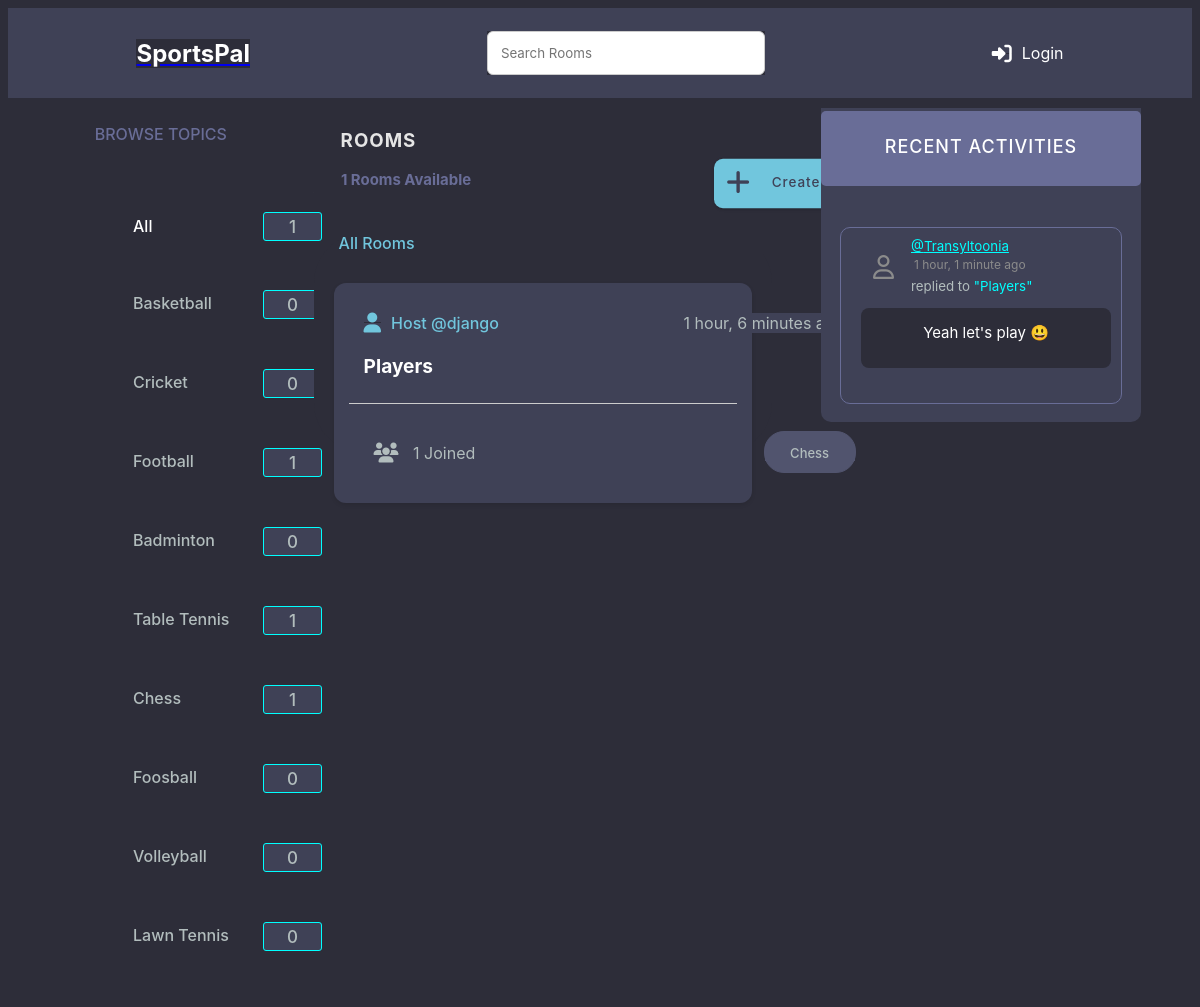
The app's page /home/?q=Chess with its own data.
### base/models.py (models this page shows, shortened)
class Topic(models.Model):
    name = models.CharField(max_length=200)

class Room(models.Model):
    host = models.ForeignKey(User, on_delete=models.SET_NULL, null=True)
    topic = models.ForeignKey(Topic, on_delete=models.SET_NULL, null=True)
    name = models.CharField(max_length=200)
    description = models.TextField(null = True, blank = True)
    participants = models.ManyToManyField(User, related_name='participants', blank=True)
    updated = models.DateTimeField(auto_now=True)
    created = models.DateTimeField(auto_now_add=True)
    class Meta:
        ordering = ('-updated','-created')
    def __str__(self):
        return self.name

class Message(models.Model):
    user = models.ForeignKey(User, on_delete=models.CASCADE)
    room = models.ForeignKey(Room, on_delete=models.CASCADE)
    body = models.TextField()
    updated = models.DateTimeField(auto_now=True)
    created = models.DateTimeField(auto_now_add=True)
    def __str__(self):
        return self.body[0:50]

### base/views.py (the view)
# urls.py: path("home/", views.home, name="home"),
def home(request):
    q = request.GET.get('q') if request.GET.get('q') != None else ''
    rooms = Room.objects.filter(Q(topic__name__icontains = q) | Q(name__icontains = q) | Q(description__icontains = q) | Q(host__username__icontains = q))
    topics = Topic.objects.all()
    room_count = rooms.count()
    room_count_topic = rooms.filter(topic__name__icontains = q).count()
    room_messages = Message.objects.filter(Q(room__topic__name__icontains = q)).order_by('-created')
    context = {'rooms':rooms,'topics':topics,'room_count':room_count,'room_messages':room_messages , "room_count_topic":room_count_topic}
    return render(request,"base/home.html",context)

### base/templates/base/home.html (shortened to what this page needs)
{% extends 'main.html' %}
{% load static %}
{% block content %}
    {% block css %}
    <link rel="stylesheet" type="text/css" href="{% static 'styles/home.css' %}">
    <link href="{% static 'fontawesomefree/css/fontawesome.css' %}" rel="stylesheet" type="text/css">
    <link href="{% static 'fontawesomefree/css/brands.css' %}" rel="stylesheet" type="text/css">
    <link href="{% static 'fontawesomefree/css/solid.css' %}" rel="stylesheet" type="text/css">
    {% endblock %}
    <div class = "home-container ">
        <div>
            {% include 'base/topics_component.html' %}
        <div class = "rooms">
            <div id="rooms">
                <h3 style="position: relative;left : 27px; top: 10px">rooms</h3>
            </div>
            <div id="room_count">
                <h5 style="position: relative;left : 27px;top : -2px">{{room_count}} rooms available</h5>
            </div>
            <div id="create_room">
                <a href = "{% url 'create-room' %}">
                    <button> Create Room </button> </a>
            </div>
            <div class="all-rooms">
                <p style="color: white;">All Rooms</p>
            </div>
            <div>
                    {% include 'base/feed_component.html' %}
            </div>
        </div>
        <div>
            {% include 'base/activity_component.html'%}
        </div>
{% endblock %}

### base/templates/base/topics_component.html (shortened to what this page needs)
{% load static %}
{% block css %}
    <link rel="stylesheet" type="text/css" href="{% static 'styles/topics_component.css' %}">
{% endblock %}
<h3 class = "Topics" style = "color: #696d97; text-transform: uppercase;top:10px;">Browse Topics</h3>
<div class = "All">
    <p><a href="{% url 'home' %}"  style="color: white; text-decoration: none;"><div>All</div></a> <span id = "total">{{room_count}}</span></p>
</div>
<div class = "items_all">
    {% for topic in topics %}
        <div class = "List">
            <a href="{% url 'home' %}?q={{topic.name}}">{{topic.name}}
            <div id="count_div">
                <span id = "count">{{topic.room_set.all.count}}</span></a>
            </div>
        </div>
    {% endfor %}

### base/templates/base/feed_component.html (shortened to what this page needs)
{% load static %}
{% block css %}
    <link rel="stylesheet" type="text/css" href="{% static 'styles/feed_component.css' %}">
    <link href="{% static 'fontawesomefree/css/fontawesome.css' %}" rel="stylesheet" type="text/css">
    <link href="{% static 'fontawesomefree/css/brands.css' %}" rel="stylesheet" type="text/css">
    <link href="{% static 'fontawesomefree/css/solid.css' %}" rel="stylesheet" type="text/css">
{% endblock %}
<div style="position: relative;top:20px;z-index: 10;left:25px;color:#71c6dd;font-weight: 500;"> All Rooms</div>
<div class = "sports-rooms">
    {% for room in rooms %}
        <div class = "room_feat">
            <div id="host">
                <a href="{% url 'user-profile' room.host.id %}"style="background-color:#3f4156;z-index: 30;"><i class="fa-solid fa-user fa-lg" style="position: relative;right:10px;"></i>Host @{{room.host.username}}</a>
            </div>
            <div style = "background-color: #3f4156;" id = "timer">
                {{room.created|timesince}} ago
            </div>
                <div id="room_name">
                    <h5 style = "background-color: #3f4156;"><a href = "{% url 'room' room.id %}" style="background-color:#3f4156;">{{room.name}}</a></h5>
                </div>
                <hr style="position:relative;top :90px">
                <div style = "background-color: #3f4156;" id ="participants_num"><i class="fa-solid fa-users fa-lg"style="position:relative;right:10px;"></i>
                    {{room.participants.all.count}} Joined
                </div>
                <div id="topic_name">
                    <p style="background-color: #51546e;;">{{room.topic.name}}</p>
                </div>
        </div>
    {% endfor %}
</div>

### base/templates/base/activity_component.html (shortened to what this page needs)
{% load static %}
{% block css %}
    <link rel="stylesheet" type="text/css" href="{% static 'styles/activity_component.css' %}">
    <link href="{% static 'fontawesomefree/css/fontawesome.css' %}" rel="stylesheet" type="text/css">
    <link href="{% static 'fontawesomefree/css/brands.css' %}" rel="stylesheet" type="text/css">
    <link href="{% static 'fontawesomefree/css/solid.css' %}" rel="stylesheet" type="text/css">
{% endblock %}
<div class="block_layout">
    <div class="recent_activities">
        <h3> recent activities</h3>
    </div>
    {% for message in room_messages %}
    <div class = "box">
        <small >
            <div id="username">
                <a href = "{'% url 'user-profile' message.user.id %}" style="background-color: #3f4156;color: cyan; width:200px">@{{message.user}}</a>
            </div>
            <div id="time" style="color: #8b8b8b; font-size: 12px; margin:3px; width:200px;">
                {{message.created|timesince}} ago
            </div>
        </small>
        <div id="sender">
            <small style="background-color: #3f4156; color:#b2bdbd; width: 200px;">replied to <tag style="background-color: #3f4156; color:cyan">"{{message.room}}"</tag></small>
        </div>
        <div id="message" style="position: relative;top:8px;">
            <p>{{message}}</p>
        </div>
    </div>
    {% endfor %}
</div>

### static/styles/main.css (style rules this page uses)
* { background-color: #2d2d39;; }

### static/styles/home.css (style rules this page uses)
#rooms { text-transform: uppercase; font-weight: 500; color: #e5e5e5; letter-spacing: 1px; display: inline-block; }
#room_count { height: auto; font-weight: 500; color: #696d97; font-size: 18px; text-transform: capitalize; position: relative; display: inline-block; top:50px; height:50px; left : -80px; margin-top: 0px; }
button { background-color: #71c6dd; border: none; display: inline-flex; align-items: center; gap: 1rem; cursor: pointer; transition: all ease-in-out 0.3s; padding: 1rem 2rem; border-radius: 5px; box-shadow: 1px 1px 3px 1px rgba(0, 0, 0, 0.15); font-weight: 500; display: inline-block; position: relative; left : 175px; top: 50px; color:#3f4156; height: 55px; padding-bottom: 25px; font-size: 15px; letter-spacing: 1px; border-radius: 10px; transform: scale(0.9); }
#create_room { display: inline-block; }
.room_feat { position: relative; top: 50px; }

### static/styles/topics_component.css (style rules this page uses)
* { font-family: "DM Sans", -apple-system, BlinkMacSystemFont, "Segoe UI", Roboto, Oxygen, Ubuntu, Cantarell, "Open Sans", "Helvetica Neue", sans-serif; }
.Topics { position: relative; top : 50px; text-align: center; font-weight: 500; font-family: "DM Sans", -apple-system, BlinkMacSystemFont, "Segoe UI", Roboto, Oxygen, Ubuntu, Cantarell, "Open Sans", "Helvetica Neue", sans-serif; box-sizing: border-box; text-rendering: optimizeLegibility; font-size: inherit; }
.List, .All { display: flex; flex-direction: column; align-items: left; padding-left: 120px; }
.List a , .All { align-items: left; margin: 5px; font-weight: 500; color : #b2bdbd; text-decoration: none; width: 100px; }
#count,#total { display: inline-block; height: 20px; width: 50px; background-color: #3f4156; margin: 10px; border-radius: 3px; align-items: center; padding: 3.5px; text-align: center; border: 0.8px solid cyan; font-size: 17px; }
#count_div { position: relative; left: 120px; bottom: 38px; width: 100px; }
.All div { position: relative; top : 34px; }
#total { position: relative; left : 120px; }
div .List { width: 100px; }

### static/styles/feed_component.css (style rules this page uses)
.room_feat { display: flex; flex-direction: column; background-color: #fff; border-radius: 20px solid black; padding: 15px; box-shadow: 0 2px 4px rgba(0, 0, 0, 0.1); margin: 20px; border-radius: 12px; height: 190px; }
#host a { background-color: #3f4156; color: #fff; padding: 5px 10px; border-radius: 5px; text-align: center; text-decoration: none; margin-bottom: 5px; z-index: 20; }
#room_name a { color: white; text-decoration: none; transition: color 0.3s; }
hr { border: none; border-top: 1px solid #ccc; margin: 15px 0; }
.sports-rooms { border-radius: 50px; }
.room_feat { position: relative; top: 50px; background-color: #3f4156; }
#host,#edit,#delete,#room_name,#topic_name { background-color: #3f4156; }
#host a { font-family: "DM Sans", -apple-system, BlinkMacSystemFont, "Segoe UI", Roboto, Oxygen, Ubuntu, Cantarell, "Open Sans", "Helvetica Neue", sans-serif; margin: 0; padding: 0; box-sizing: border-box; text-rendering: optimizeLegibility; color:#71c6dd; font-size: inherit; font-weight: 500; }
#host { position: absolute; top : 30px; left:40px; z-index: 9; width : 150px; }
#timer { margin: 10px; position: absolute; top : 20px; left: 340px; width: 190px; color: #b2bdbd; }
#room_name { position: absolute; top : 40px; left : 30px; width : 190px; height: 80px; bottom: 28px; font-family: "DM Sans", -apple-system, BlinkMacSystemFont, "Segoe UI", Roboto, Oxygen, Ubuntu, Cantarell, "Open Sans", "Helvetica Neue", sans-serif; font-size: 23px; font-weight: 500; color: #e5e5e5; }
#topic_name { display: inline-block; position: absolute; bottom: 30px; left: 430px; width: 90px; font-size: medium; text-align: center; margin-top: 0px; background-color: #51546e; border-radius: 20px; font-size: 13px; border: 1px solid #51546e; color: #b2bdbd; height:40px; font-weight: 500; }
#participants_num { position: absolute; top : 160px; left: 50px; width : 120px; color: #b2bdbd; }
div .sports-rooms { position: relative; bottom: 20px; }

### base/templates/base/home.html (style rules this page uses)
.home-container { display: grid; grid-template-columns: 2fr 3fr 2fr; }

### records on screen
Topic: name "Basketball", room_set.all.count "0"
Topic: name "Cricket", room_set.all.count "0"
Topic: name "Football", room_set.all.count "1"
Topic: name "Badminton", room_set.all.count "0"
Topic: name "Table Tennis", room_set.all.count "1"
Topic: name "Chess", room_set.all.count "1"
Topic: name "Foosball", room_set.all.count "0"
Topic: name "Volleyball", room_set.all.count "0"
Topic: name "Lawn Tennis", room_set.all.count "0"
Room: host.username "django", created "1 hour, 6 minutes", name "Players", participants.all.count "1", topic.name "Chess"
Message: user "Transyltoonia", created "1 hour, 1 minute", room "Players", body "Yeah let's play 😃"

### other values on screen
{{ room_count }} "1"
